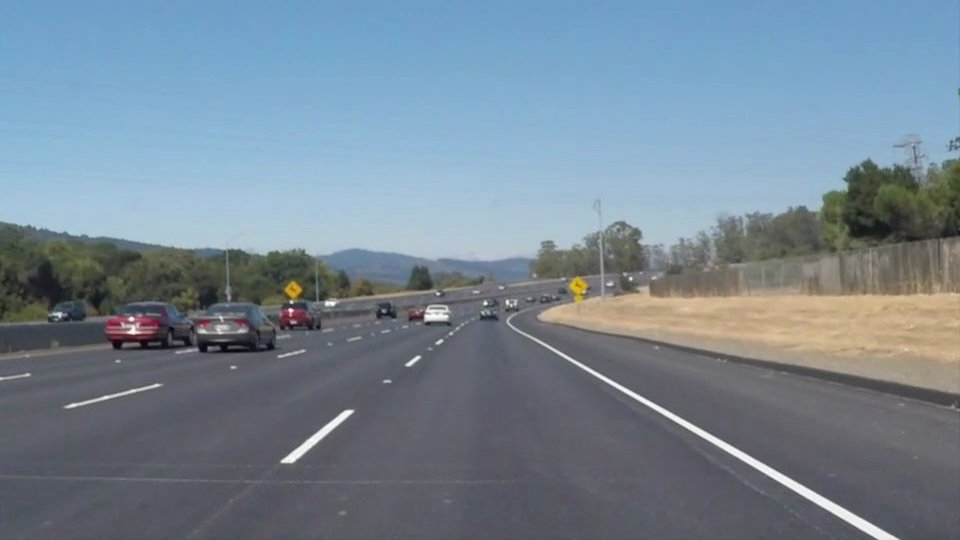
#> input picture ALZ/test_images/backup/solidWhiteCurve.jpg, 960 x 540 px, given in place of the camera
$ python img_proc_canny_edge_detection.py test_images/backup/solidWhiteCurve.jpg   (Python 2 division)
#> lines starting #> are read from the running program, lines starting #| are printed output that depends on the picture; after the words box and inside, x2 and y2 are one past the last pixel; in counts of white or black regions, pixels touching at a corner belong together
import cv2
import numpy as np
#import matplotlib.pyplot as plt
import sys #for reading command line arguments etc.
import glob
#import matplotlib.image as mpimg
import math

# [56 lines left out: functions canny, hough_linesP, not called in this run]

def hough_lines(img):
    # give me an image object, I will find and draw lines on it

    import cv2
    import numpy as np


    gray = cv2.cvtColor(img, cv2.COLOR_BGR2GRAY)
    gray = cv2.blur(gray, (5,5))
    edges = cv2.Canny(gray, 100, 200, apertureSize=3)
    # return edges

    # HoughLines args: image, ro (1) and theta accuracy(np.pi/180), fourth: threashold (200)
    #min line length, max line gap?
    lines = cv2.HoughLines(edges, 1, np.pi / 180, 100)

    if lines is None:
        print " . . . . . no lines were found."
        return img

    print "---------------------"
    #draw all the lines Hough found:
    # print "len(lines): ", len(lines), "lines: "
    # print lines
    # return img

    for line in lines:
        print ". . . . . . . . . . . . . . ."
        print "line: ", line

        for rho, theta in line:
            a = np.cos(theta)
            b = np.sin(theta)
            x0 = a * rho
            y0 = b * rho
            x1 = int(x0 + 1000 * (-b))
            y1 = int(y0 + 1000 * (a))
            x2 = int(x0 - 1000 * (-b))
            y2 = int(y0 - 1000 * (a))
            print "(", x1, ", ", y1, "), (", x2, ", ", y2, ")"
            cv2.line(img, (x1, y1), (x2, y2), (0, 0, 255), 2)
    return img
    # return edges

# [23 lines left out: function hough, not called in this run]


def test_line_one_video():
    cap = cv2.VideoCapture(0)

    #sometimes cap is not opened (?) use cap.open() to open it
    if not cap.isOpened():
        cap.open()

    # ret, frame = cap.read()

    while(True):
        # Capture frame-by-frame
        #if read returns false, that's the end of the video.
        ret, frame = cap.read()

        # Our operations on the frame come here:
        # cvtColor will return an image that gets stroed in gray

        #------------------------- Video Features ------------------
        #acess video features: cap.get(propId)
        #frame width and height: props 3 and 4:
        # print "frame size: ", cap.get(3), 'X', cap.get(4)
        #-----------------------------------------------------------
        # set features by cap.set(propId, value):

        # gray = cv2.cvtColor(frame, cv2.COLOR_BGR2GRAY)
        # # gray = frame
        # # see img_proc_canny_edge_detection.py:
        # edges = cv2.Canny(gray, 100, 200)
        # gray = cv2.add(gray, edges)

        gray = hough_lines(frame)

        # Display the resulting frame
        cv2.imshow('frame',gray)
        if cv2.waitKey(1) & 0xFF == ord('q'):
            break
        elif cv2.waitKey(1) & 0XFF == ord('1'):
            ret = cap.set(3, cap.get(3)/2)
            ret = cap.set(4, cap.get(4)/2)
    # When everything done, release the capture
    cap.release()
    cv2.destroyAllWindows()

# [18 lines left out: function test_on_images, not called in this run]

# canny()
# hough()

def main():
    print "------------------------------------------------"
    print "number of command line args: ", len(sys.argv)
    print "------------------------------------------------"
    print ""
    if len(sys.argv) >1:
        print "here is the commandline arguments: "
        # argv[0] is the name of this file
        # the rest are the command line arguments:
        for i in range(len(sys.argv)):
            print  sys.argv[i]
        print "------------------------------------------------"
    print ""
    print ""
    test_line_one_video()
#> in test_line_one_video, frame is the input picture: shape (540, 960, 3); mean B, G, R 148.1, 134.5, 118.5
#> in hough_lines, `gray = cv2.cvtColor(img, cv2.COLOR_BGR2GRAY)`:
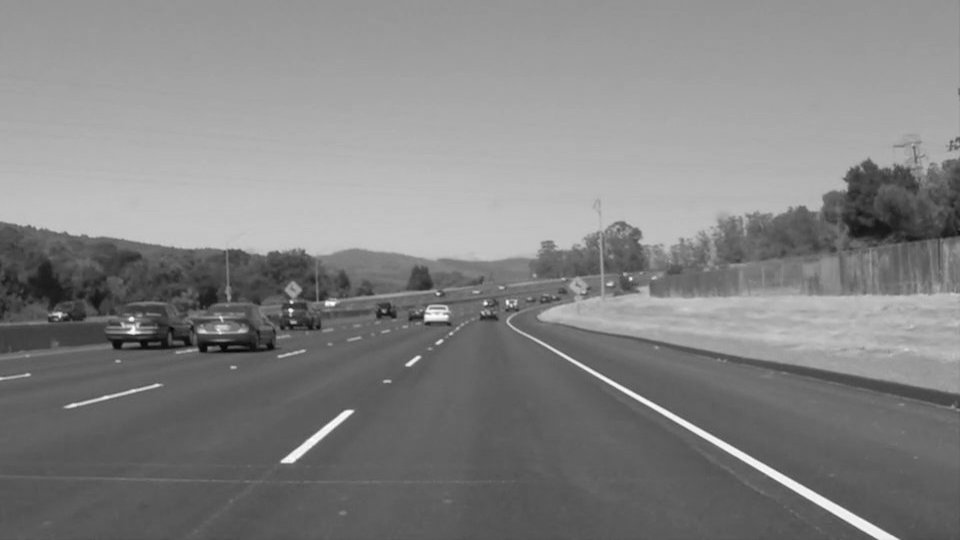
#> gray: shape (540, 960); min 5, max 255, mean 131.2
#> in hough_lines, `edges = cv2.Canny(gray, 100, 200, apertureSize=3)`:
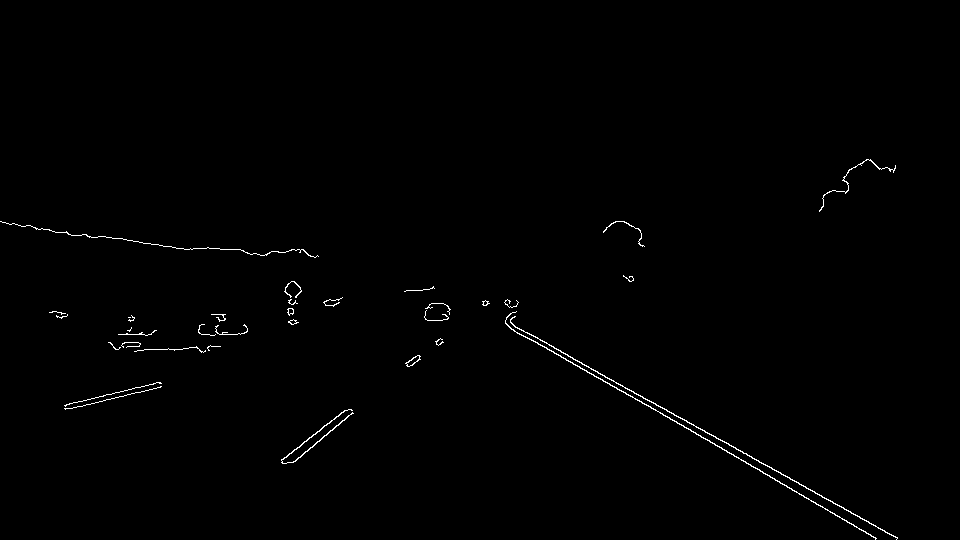
#> edges: shape (540, 960); 0.59% white in thin lines or dots, all inside (x1, y1, x2, y2) = (0, 159, 898, 540)
#> in hough_lines, `lines = cv2.HoughLines(edges, 1, np.pi / 180, 100)`: lines = [[35, 2.08], [28, 2.09], [12, 2.11], [40, 2.08], [51, 2.06], [53, 2.06]]
#> the loop in hough_lines, `for line in lines:` made 6 passes
#> (printed output is left out)
#> after the loop in hough_lines, `for line in lines:`:
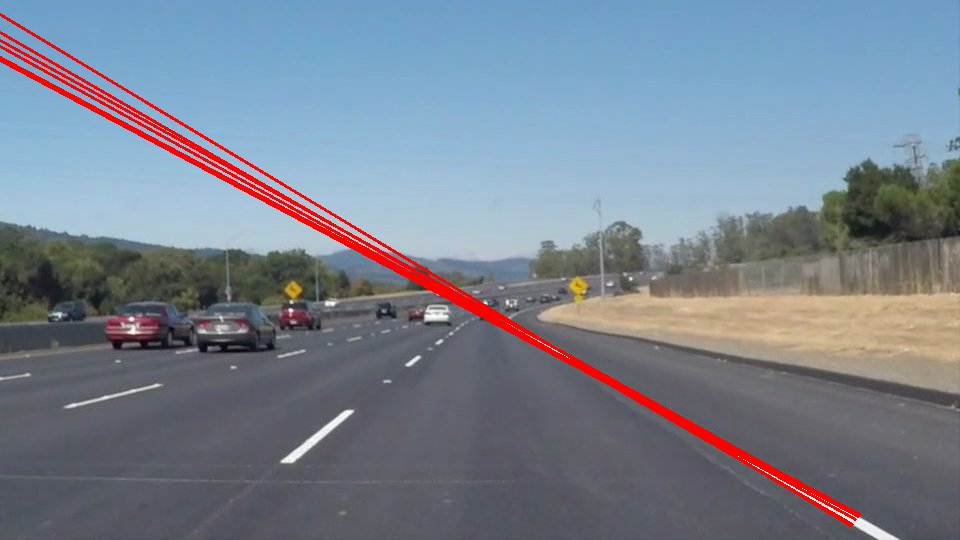
#> img: shape (540, 960, 3); 2.52% of pixels changed, all inside (x1, y1, x2, y2) = (0, 13, 861, 527)
#> (key q is pressed here)
    # test_on_images()


if __name__ == '__main__':
    main()

$ run again, on ALZ/test_images/backup/solidWhiteRight.jpg
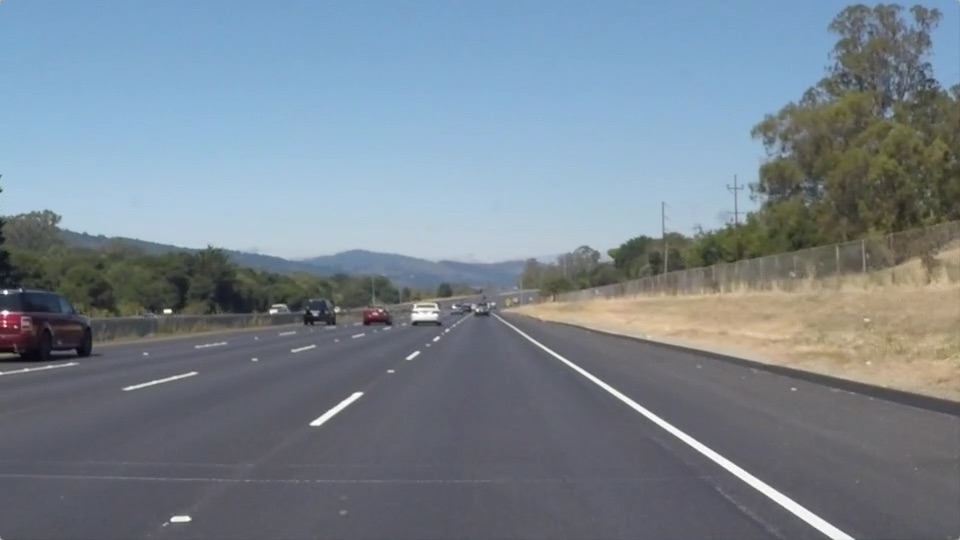
#> input picture ALZ/test_images/backup/solidWhiteRight.jpg, 960 x 540 px, given in place of the camera
#> in test_line_one_video, frame is the input picture: shape (540, 960, 3); mean B, G, R 143.7, 132.6, 120.3
#> in hough_lines, `edges = cv2.Canny(gray, 100, 200, apertureSize=3)`:
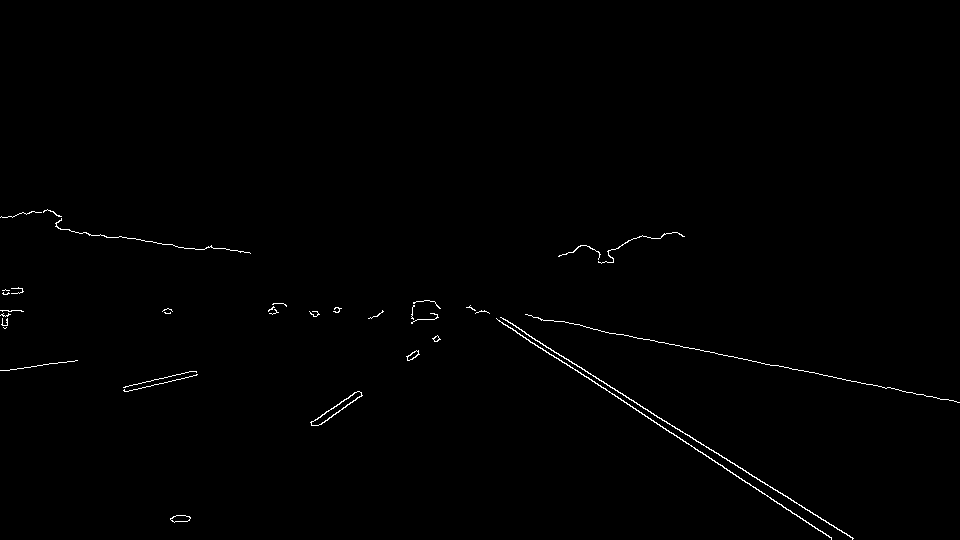
#> edges: shape (540, 960); 0.57% white in thin lines or dots, all inside (x1, y1, x2, y2) = (0, 209, 960, 540)
#> lines = [[4, 2.13], [-3, 2.15], [-18, 2.16], [210, 1.76], [20, 2.11], [197, 1.78], [-8, 2.15], [9, 2.13]]
#> the loop in hough_lines, `for line in lines:` made 8 passes
#> (printed output is left out)
#> after the loop in hough_lines, `for line in lines:`:
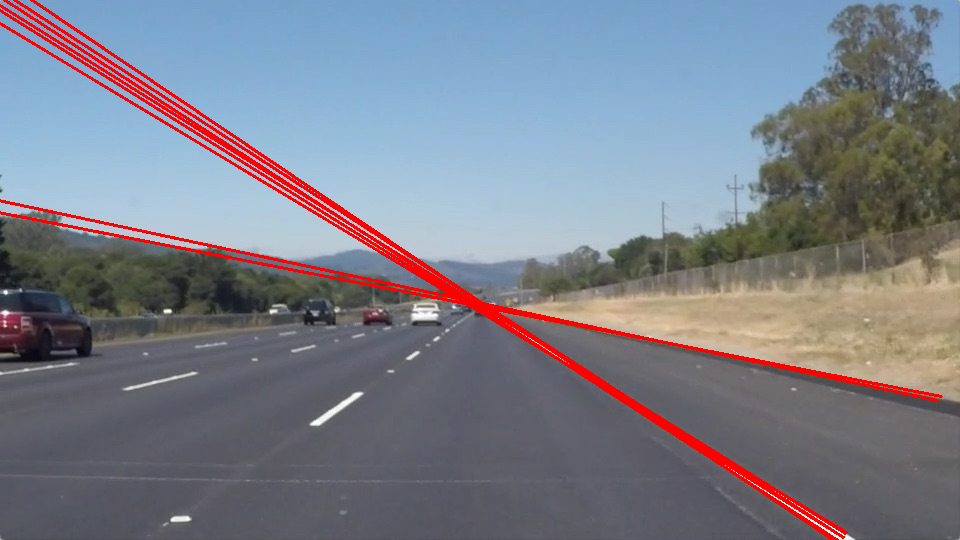
#> img: shape (540, 960, 3); 3.51% of pixels changed, all inside (x1, y1, x2, y2) = (0, 0, 943, 540)

$ run again, on ALZ/test_images/backup/solidYellowCurve.jpg
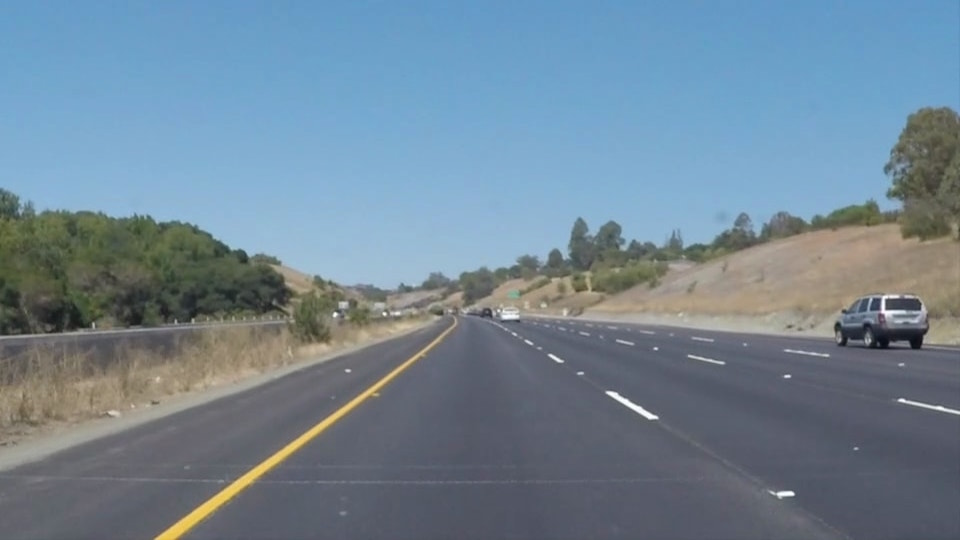
#> input picture ALZ/test_images/backup/solidYellowCurve.jpg, 960 x 540 px, given in place of the camera
#> in test_line_one_video, frame is the input picture: shape (540, 960, 3); mean B, G, R 149, 133.4, 113
#> in hough_lines, `edges = cv2.Canny(gray, 100, 200, apertureSize=3)`:
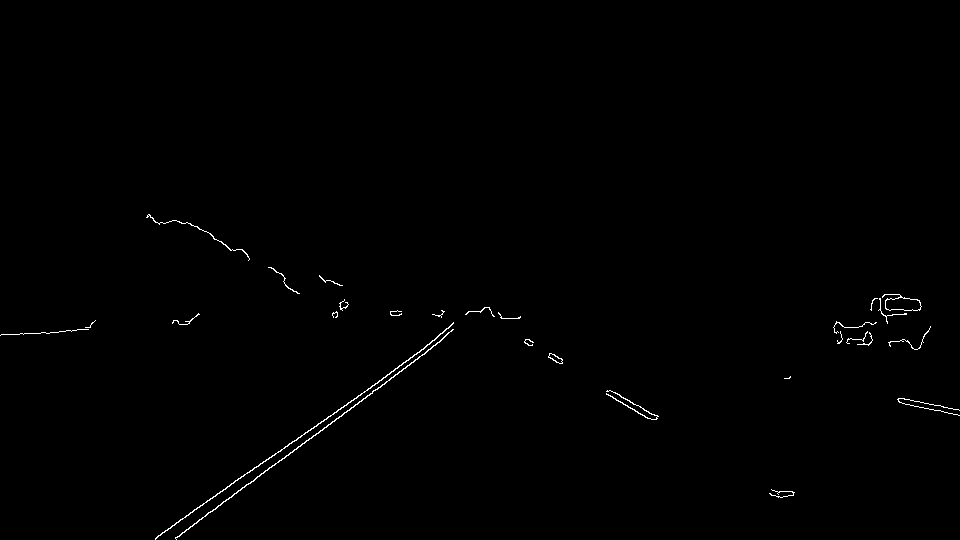
#> edges: shape (540, 960); 0.46% white in thin lines or dots, all inside (x1, y1, x2, y2) = (0, 214, 960, 540)
#> lines = [[529, 0.96], [537, 0.925], [534, 0.908], [532, 0.925], [527, 0.942]]
#> the loop in hough_lines, `for line in lines:` made 5 passes
#> (printed output is left out)
#> after the loop in hough_lines, `for line in lines:`:
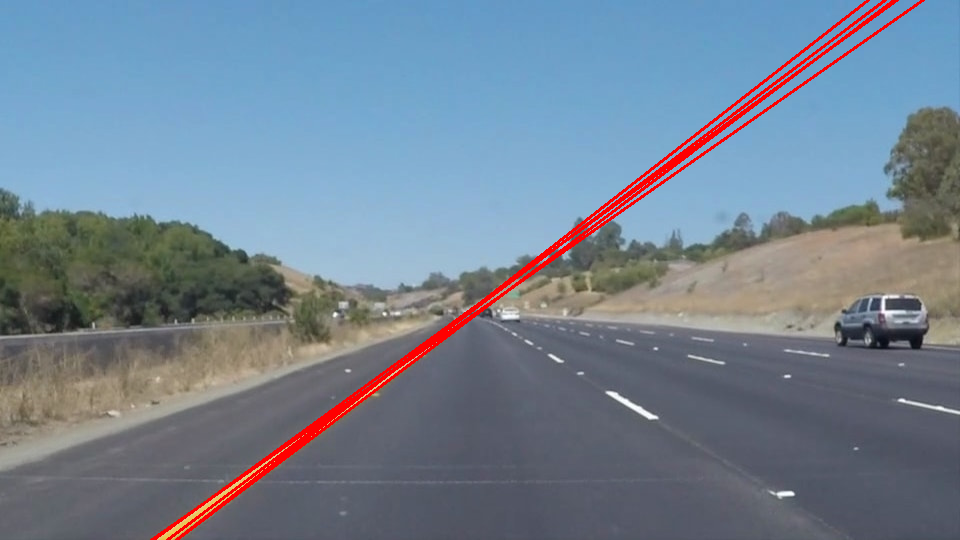
#> img: shape (540, 960, 3); 2.03% of pixels changed, all inside (x1, y1, x2, y2) = (150, 0, 925, 540)

$ run again, on ALZ/test_images/backup/solidYellowCurve2.jpg
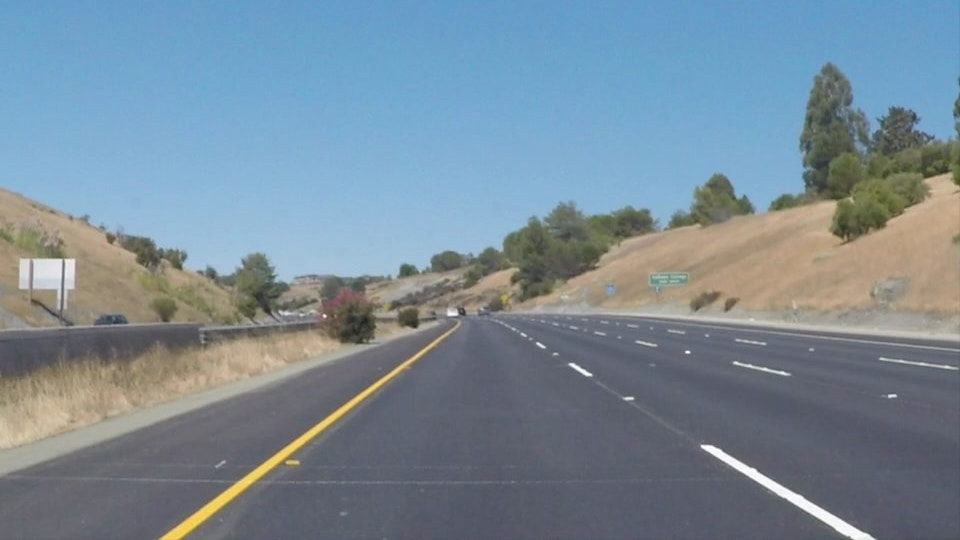
#> input picture ALZ/test_images/backup/solidYellowCurve2.jpg, 960 x 540 px, given in place of the camera
#> in test_line_one_video, frame is the input picture: shape (540, 960, 3); mean B, G, R 151.5, 138.6, 120.7
#> in hough_lines, `edges = cv2.Canny(gray, 100, 200, apertureSize=3)`:
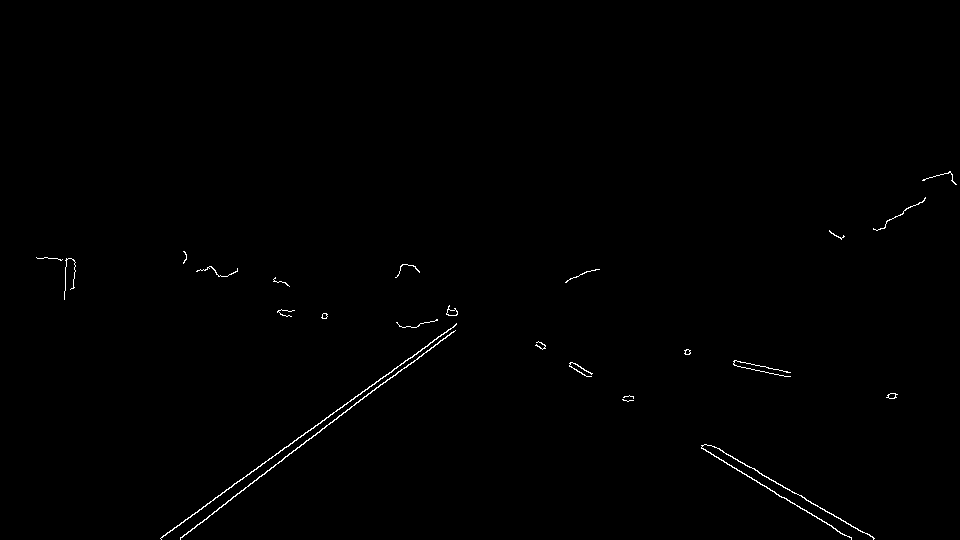
#> edges: shape (540, 960); 0.46% white in thin lines or dots, all inside (x1, y1, x2, y2) = (36, 171, 957, 540)
#> lines = [[530, 0.942], [537, 0.925], [535, 0.908], [23, 2.11], [29, 2.09], [535, 0.942], [532, 0.96], [7, 2.13]]
#> the loop in hough_lines, `for line in lines:` made 8 passes
#> (printed output is left out)
#> after the loop in hough_lines, `for line in lines:`:
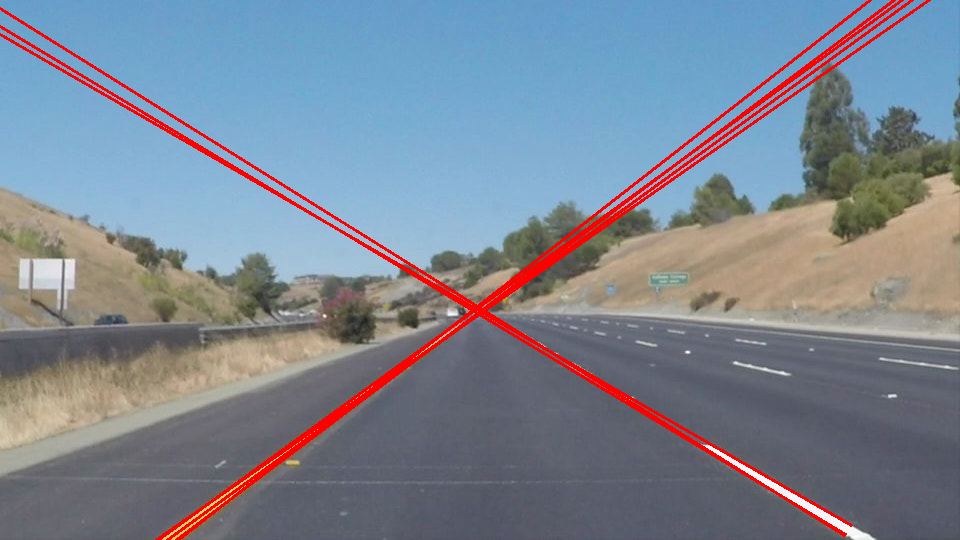
#> img: shape (540, 960, 3); 3.41% of pixels changed, all inside (x1, y1, x2, y2) = (0, 0, 931, 540)
